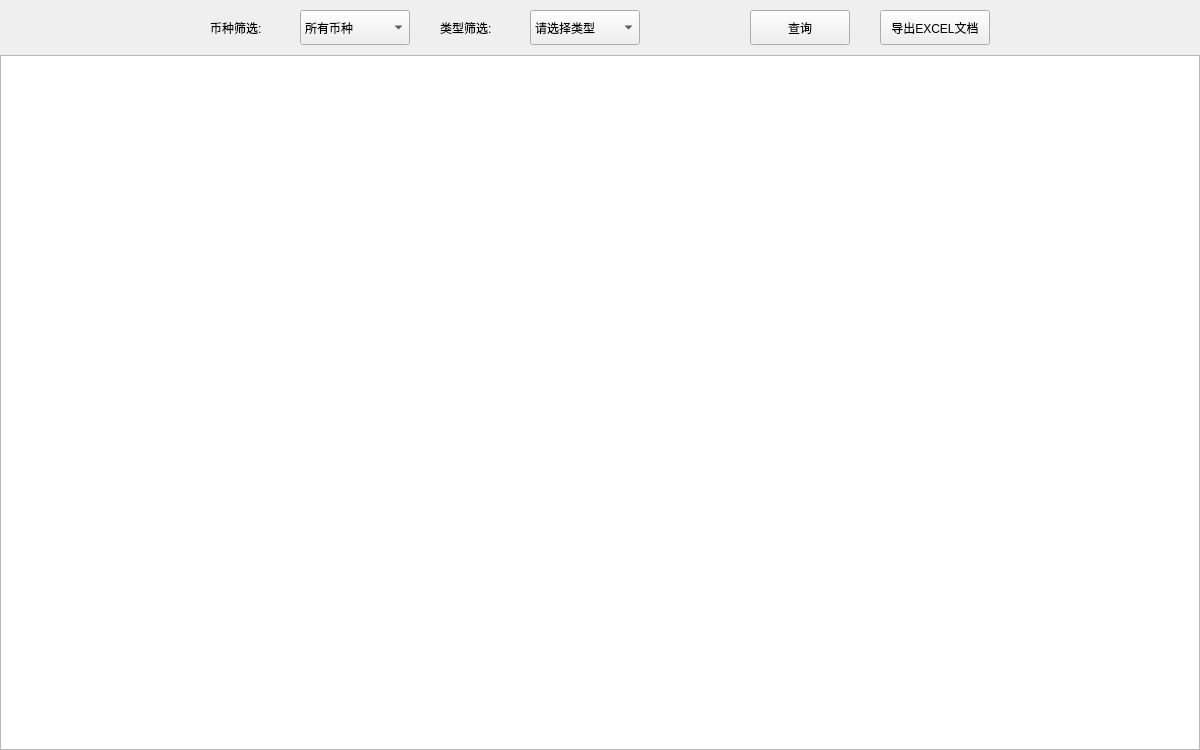
     <widget class="QWidget" name="page_ExchangeStatements">
      <property name="minimumSize">
       <size>
        <width>1200</width>
        <height>750</height>
       </size>
      </property>
      <layout class="QVBoxLayout" name="verticalLayout_22">
       <property name="spacing">
        <number>10</number>
       </property>
       <property name="leftMargin">
        <number>0</number>
       </property>
       <property name="topMargin">
        <number>10</number>
       </property>
       <property name="rightMargin">
        <number>0</number>
       </property>
       <property name="bottomMargin">
        <number>0</number>
       </property>
       <item>
        <layout class="QHBoxLayout" name="horizontalLayout_36">
         <item>
          <spacer name="horizontalSpacer_132">
           <property name="orientation">
            <enum>Qt::Horizontal</enum>
           </property>
           <property name="sizeHint" stdset="0">
            <size>
             <width>40</width>
             <height>20</height>
            </size>
           </property>
          </spacer>
         </item>
         <item>
          <widget class="QLabel" name="lb_ExchangeStatements_1">
           <property name="minimumSize">
            <size>
             <width>80</width>
             <height>35</height>
            </size>
           </property>
           <property name="maximumSize">
            <size>
             <width>80</width>
             <height>35</height>
            </size>
           </property>
           <property name="styleSheet">
            <string notr="true"/>
           </property>
           <property name="text">
            <string>币种筛选:</string>
           </property>
          </widget>
         </item>
         <item>
          <widget class="QComboBox" name="cbx_ExchangeStatements_CoinType">
           <property name="minimumSize">
            <size>
             <width>110</width>
             <height>35</height>
            </size>
           </property>
           <property name="maximumSize">
            <size>
             <width>110</width>
             <height>35</height>
            </size>
           </property>
           <property name="styleSheet">
            <string notr="true"/>
           </property>
           <item>
            <property name="text">
             <string>所有币种</string>
            </property>
           </item>
          </widget>
         </item>
         <item>
          <spacer name="horizontalSpacer_136">
           <property name="orientation">
            <enum>Qt::Horizontal</enum>
           </property>
           <property name="sizeType">
            <enum>QSizePolicy::Fixed</enum>
           </property>
           <property name="sizeHint" stdset="0">
            <size>
             <width>20</width>
             <height>20</height>
            </size>
           </property>
          </spacer>
         </item>
         <item>
          <widget class="QLabel" name="lb_ExchangeStatements_2">
           <property name="minimumSize">
            <size>
             <width>80</width>
             <height>35</height>
            </size>
           </property>
           <property name="maximumSize">
            <size>
             <width>80</width>
             <height>35</height>
            </size>
           </property>
           <property name="styleSheet">
            <string notr="true"/>
           </property>
           <property name="text">
            <string>类型筛选:</string>
           </property>
          </widget>
         </item>
         <item>
          <widget class="QComboBox" name="cbx_ExchangeStatements_StatementType">
           <property name="minimumSize">
            <size>
             <width>110</width>
             <height>35</height>
            </size>
           </property>
           <property name="maximumSize">
            <size>
             <width>110</width>
             <height>35</height>
            </size>
           </property>
           <property name="styleSheet">
            <string notr="true"/>
           </property>
           <item>
            <property name="text">
             <string>请选择类型</string>
            </property>
           </item>
           <item>
            <property name="text">
             <string>充币</string>
            </property>
           </item>
           <item>
            <property name="text">
             <string>提币</string>
            </property>
           </item>
           <item>
            <property name="text">
             <string>平台入账</string>
            </property>
           </item>
           <item>
            <property name="text">
             <string>平台出账</string>
            </property>
           </item>
          </widget>
         </item>
         <item>
          <spacer name="horizontalSpacer_134">
           <property name="orientation">
            <enum>Qt::Horizontal</enum>
           </property>
           <property name="sizeType">
            <enum>QSizePolicy::Fixed</enum>
           </property>
           <property name="sizeHint" stdset="0">
            <size>
             <width>100</width>
             <height>20</height>
            </size>
           </property>
          </spacer>
         </item>
         <item>
          <widget class="QPushButton" name="btn_ExchangeStatements_Search">
           <property name="minimumSize">
            <size>
             <width>100</width>
             <height>35</height>
            </size>
           </property>
           <property name="maximumSize">
            <size>
             <width>100</width>
             <height>35</height>
            </size>
           </property>
           <property name="cursor">
            <cursorShape>PointingHandCursor</cursorShape>
           </property>
           <property name="focusPolicy">
            <enum>Qt::NoFocus</enum>
           </property>
           <property name="styleSheet">
            <string notr="true"/>
           </property>
           <property name="text">
            <string>查询</string>
           </property>
          </widget>
         </item>
         <item>
          <spacer name="horizontalSpacer_135">
           <property name="orientation">
            <enum>Qt::Horizontal</enum>
           </property>
           <property name="sizeType">
            <enum>QSizePolicy::Fixed</enum>
           </property>
           <property name="sizeHint" stdset="0">
            <size>
             <width>20</width>
             <height>20</height>
            </size>
           </property>
          </spacer>
         </item>
         <item>
          <widget class="QPushButton" name="btn_ExchangeStatements_Export">
           <property name="minimumSize">
            <size>
             <width>110</width>
             <height>35</height>
            </size>
           </property>
           <property name="maximumSize">
            <size>
             <width>110</width>
             <height>35</height>
            </size>
           </property>
           <property name="cursor">
            <cursorShape>PointingHandCursor</cursorShape>
           </property>
           <property name="focusPolicy">
            <enum>Qt::NoFocus</enum>
           </property>
           <property name="styleSheet">
            <string notr="true"/>
           </property>
           <property name="text">
            <string>导出EXCEL文档</string>
           </property>
          </widget>
         </item>
         <item>
          <spacer name="horizontalSpacer_133">
           <property name="orientation">
            <enum>Qt::Horizontal</enum>
           </property>
           <property name="sizeHint" stdset="0">
            <size>
             <width>40</width>
             <height>20</height>
            </size>
           </property>
          </spacer>
         </item>
        </layout>
       </item>
       <item>
        <layout class="QGridLayout" name="gridLayout_24">
         <property name="spacing">
          <number>0</number>
         </property>
         <item row="0" column="0">
          <widget class="QTableWidget" name="tbw_ExchangeStatements">
           <property name="minimumSize">
            <size>
             <width>1200</width>
             <height>695</height>
            </size>
           </property>
          </widget>
         </item>
        </layout>
       </item>
      </layout>
     </widget>
